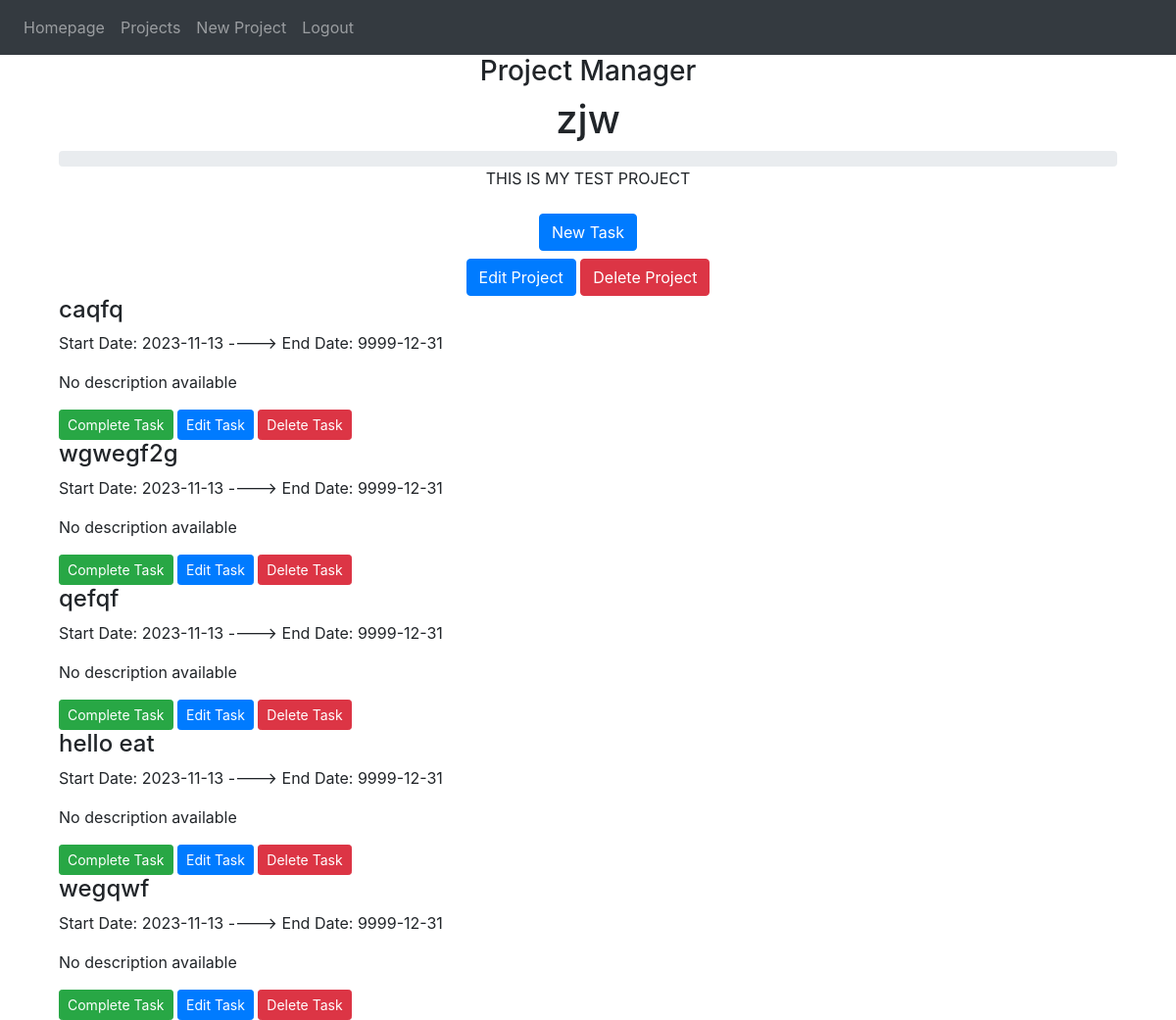
Before: /project/2 (signed in) with the older database file.
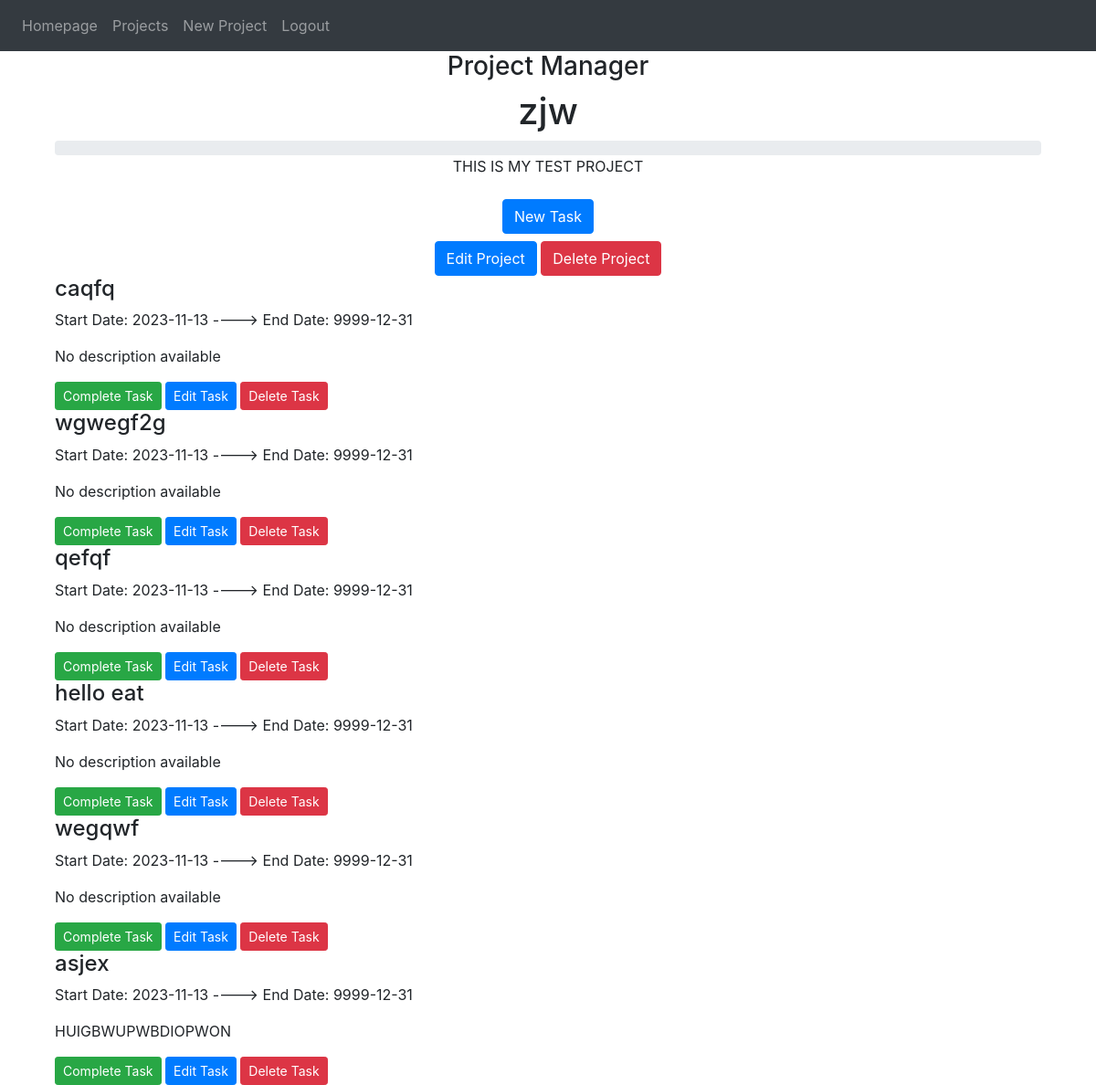
After: the same page with the newer database file.
### website/models.py (models this page shows)
class Project(db.Model):
    id = db.Column(db.Integer, primary_key=True)
    name = db.Column(db.String(120))
    start_date = db.Column(db.DateTime(timezone=True), default=func.now)
    deadline = db.Column(db.DateTime(timezone=True), default=func.now)
    description = db.Column(db.String(9999))
    users = db.relationship('User', secondary='project_user_association', back_populates='projects')

class Task(db.Model):
    id = db.Column(db.Integer, primary_key=True)
    name = db.Column(db.String(120))
    assignee = db.Column(db.String(120))
    description = db.Column(db.String(9999))
    start_date = db.Column(db.DateTime(timezone=True), default=func.now)
    deadline = db.Column(db.DateTime(timezone=True), default=func.now)
    project_id = db.Column(db.Integer, db.ForeignKey('project.id'), nullable=False)
    project = db.relationship('Project', backref='tasks', lazy=True)

### website/auth.py (the view, shortened to what this page needs)
@auth.route('/project/<project_id>', methods=['GET', 'POST'])
def project(project_id):
    project = Project.query.filter(Project.id == project_id,).first()
    if not project:
        return "Page Not Found", 404
    elif not any(user.id == current_user.id for user in project.users):
        return "Access Denied", 403
    else:
        return render_template('project.html', user=current_user, project=project)

### website/__init__.py (called while the page is built)
def create_app():
    app = Flask(__name__)
    app.config['SECRET_KEY'] = 'abcd'
    app.config['SQLALCHEMY_DATABASE_URI'] = f'sqlite:///{DB_NAME}'
    db.init_app(app)
    from .views import views
    from .auth import auth
    app.register_blueprint(views, url_prefix='/')
    app.register_blueprint(auth, url_prefix='/')
    from .models import User, Task, Project
    with app.app_context():
        db.create_all()
    login_manager = LoginManager()
    login_manager.login_view = 'auth.login'
    login_manager.init_app(app)
    @login_manager.user_loader
    def load_user(id):
        return User.query.get(int(id))
    return app

### website/templates/project.html (shortened to what this page needs)
{% extends "base.html" %}
{% block content %}
<h3 align="center">Project Manager</h3>
<div class="container">
    <h1 align="center" id="project-name">{{ project.name }}</h1>
    <div class="progress">
    </div>
    <p align="center" id="project-description">{{ project.description }}</p>
    <div align="center">
        <a class="nav-item nav-link" href="{{ url_for('auth.new_task', project_id=project.id) }}">
            <button class="btn btn-primary">New Task</button>
        </a>
        <button type="button" class="btn btn-primary">Edit Project</button>
        <button type="button" class="btn btn-danger">Delete Project</button>
    </div>
    <div class="tasks-container">
        {% for task in project.tasks %}
            <div class="task-box">
                <h4>{{ task.name }}</h4>
                <p>Start Date: {{ task.start_date.strftime('%Y-%m-%d') }} ----> End Date: {{ task.deadline.strftime('%Y-%m-%d') }}</p>
                <p>{{ task.description or "No description available" }}</p>
                <div align="left">
                    <button type="button" class="btn btn-success btn-sm">Complete Task</button>
                    <button type="button" class="btn btn-primary btn-sm">Edit Task</button>
                    <button type="button" class="btn btn-danger btn-sm">Delete Task</button>
                </div>
            </div>
        {% endfor %}
    </div>
</div>
{% endblock %}

### website/templates/base.html (shortened to what this page needs)
<DOCTYPE html>
<html>
    <head>
        <link
            rel="stylesheet"
            href="https://stackpath.bootstrapcdn.com/bootstrap/4.4.1/css/bootstrap.min.css"
        />
        <link
            rel="stylesheet"
            href="https://stackpath.bootstrapcdn.com/font-awesome/4.7.0/css/font-awesome.min.css"
        />
    </head>
    <body>
        <nav class="navbar navbar-expand-lg navbar-dark bg-dark">
            <div class="collapse navbar-collapse" id="navbar">
                <div class="navbar-nav">
                    {% if user.is_authenticated %}
                    <a class="nav-item nav-link" id="homepage" href="/">Homepage</a>
                    <a class="nav-item nav-link" id="projects" href="/projectmanager">Projects</a>
                    <a class="nav-item nav-link" id="newproject" href="/newproject">New Project</a>
                    <a class="nav-item nav-link" id="logout" href="/logout">Logout</a>
                    {% else %}
                    <a class="nav-item nav-link" id="login" href="/login">Login</a>
                    <a class="nav-item nav-link" id="register" href="/register">Register</a>
                    {% endif %}
                </div>
            </div>
        </nav>
        <div class="container">{% block content %} {% endblock %}</div>
    </body>
</html>

Changed rows visible on the page:
added Task: name "asjex", start_date "2023-11-13", deadline "9999-12-31", description "HUIGBWUPWBDIOPWON"
